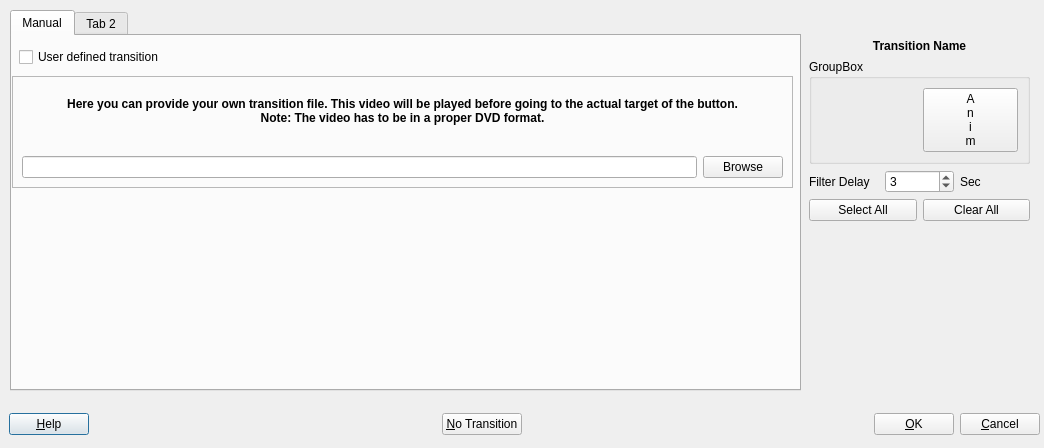
<?xml version="1.0" encoding="UTF-8"?>
<ui version="4.0">
 <class>uiDialogButtonTrans</class>
 <widget class="QDialog" name="uiDialogButtonTrans">
  <property name="geometry">
   <rect>
    <x>0</x>
    <y>0</y>
    <width>1044</width>
    <height>448</height>
   </rect>
  </property>
  <property name="windowTitle">
   <string>Dialog</string>
  </property>
  <widget class="QWidget" name="horizontalLayoutWidget">
   <property name="geometry">
    <rect>
     <x>9</x>
     <y>404</y>
     <width>1031</width>
     <height>41</height>
    </rect>
   </property>
   <layout class="QHBoxLayout" name="horizontalLayout">
    <item>
     <widget class="QPushButton" name="m_pButtonHelp">
      <property name="text">
       <string>&amp;Help</string>
      </property>
     </widget>
    </item>
    <item>
     <spacer name="horizontalSpacer">
      <property name="orientation">
       <enum>Qt::Horizontal</enum>
      </property>
      <property name="sizeHint" stdset="0">
       <size>
        <width>40</width>
        <height>20</height>
       </size>
      </property>
     </spacer>
    </item>
    <item>
     <widget class="QPushButton" name="m_pButtonNoTransition">
      <property name="text">
       <string>&amp;No Transition</string>
      </property>
     </widget>
    </item>
    <item>
     <spacer name="horizontalSpacer_2">
      <property name="orientation">
       <enum>Qt::Horizontal</enum>
      </property>
      <property name="sizeHint" stdset="0">
       <size>
        <width>40</width>
        <height>20</height>
       </size>
      </property>
     </spacer>
    </item>
    <item>
     <widget class="QPushButton" name="buttonOk">
      <property name="text">
       <string>&amp;OK</string>
      </property>
     </widget>
    </item>
    <item>
     <widget class="QPushButton" name="buttonCancel">
      <property name="text">
       <string>&amp;Cancel</string>
      </property>
     </widget>
    </item>
   </layout>
  </widget>
  <widget class="QTabWidget" name="m_pTabWidget">
   <property name="geometry">
    <rect>
     <x>10</x>
     <y>10</y>
     <width>791</width>
     <height>381</height>
    </rect>
   </property>
   <property name="currentIndex">
    <number>0</number>
   </property>
   <widget class="QWidget" name="tab">
    <attribute name="title">
     <string>Manual</string>
    </attribute>
    <widget class="QCheckBox" name="m_pCheckUserDefined">
     <property name="geometry">
      <rect>
       <x>7</x>
       <y>10</y>
       <width>741</width>
       <height>22</height>
      </rect>
     </property>
     <property name="text">
      <string>User defined transition</string>
     </property>
    </widget>
    <widget class="QFrame" name="m_pFrameUserDefined">
     <property name="geometry">
      <rect>
       <x>0</x>
       <y>40</y>
       <width>781</width>
       <height>112</height>
      </rect>
     </property>
     <property name="frameShape">
      <enum>QFrame::StyledPanel</enum>
     </property>
     <property name="frameShadow">
      <enum>QFrame::Raised</enum>
     </property>
     <layout class="QVBoxLayout" name="verticalLayout_2">
      <item>
       <widget class="QLabel" name="label">
        <property name="text">
         <string>&lt;p align=&quot;center&quot;&gt;&lt;b&gt;Here you can provide your own transition file.
This video will be played before going to the actual target of the button.
&lt;br&gt;Note: The video has to be in a proper DVD format.
&lt;br&gt;&amp;nbsp;&lt;/b&gt;&lt;/p&gt;</string>
        </property>
       </widget>
      </item>
      <item>
       <layout class="QHBoxLayout" name="horizontalLayout_2">
        <item>
         <widget class="QLineEdit" name="m_pEditUserFile"/>
        </item>
        <item>
         <widget class="QPushButton" name="m_pButtonBrowse">
          <property name="text">
           <string>Browse</string>
          </property>
         </widget>
        </item>
       </layout>
      </item>
     </layout>
    </widget>
   </widget>
   <widget class="QWidget" name="tab_2">
    <attribute name="title">
     <string>Tab 2</string>
    </attribute>
   </widget>
  </widget>
  <widget class="QWidget" name="verticalLayoutWidget">
   <property name="geometry">
    <rect>
     <x>809</x>
     <y>39</y>
     <width>221</width>
     <height>351</height>
    </rect>
   </property>
   <layout class="QVBoxLayout" name="verticalLayout">
    <item>
     <widget class="QLabel" name="m_pLabelName">
      <property name="text">
       <string>&lt;p align=&quot;center&quot;&gt;&lt;b&gt;Transition Name&lt;/b&gt;&lt;/p&gt;</string>
      </property>
     </widget>
    </item>
    <item>
     <widget class="QGroupBox" name="groupBox">
      <property name="title">
       <string>GroupBox</string>
      </property>
      <layout class="QGridLayout" name="gridLayout">
       <item row="0" column="0">
        <widget class="QLabel" name="m_pLabelPreview">
         <property name="text">
          <string/>
         </property>
        </widget>
       </item>
       <item row="0" column="1">
        <widget class="QPushButton" name="m_pButtonAnim">
         <property name="text">
          <string>A
n
i
m</string>
         </property>
        </widget>
       </item>
      </layout>
     </widget>
    </item>
    <item>
     <layout class="QHBoxLayout" name="horizontalLayout_3">
      <item>
       <widget class="QLabel" name="label_2">
        <property name="text">
         <string>Filter Delay</string>
        </property>
       </widget>
      </item>
      <item>
       <widget class="QSpinBox" name="m_pSpinFilterDelay">
        <property name="value">
         <number>3</number>
        </property>
       </widget>
      </item>
      <item>
       <widget class="QLabel" name="label_3">
        <property name="text">
         <string>Sec</string>
        </property>
       </widget>
      </item>
     </layout>
    </item>
    <item>
     <layout class="QHBoxLayout" name="horizontalLayout_4">
      <item>
       <widget class="QPushButton" name="m_pButtonSelectAll">
        <property name="text">
         <string>Select All</string>
        </property>
       </widget>
      </item>
      <item>
       <widget class="QPushButton" name="m_pButtonClearAll">
        <property name="text">
         <string>Clear All</string>
        </property>
       </widget>
      </item>
     </layout>
    </item>
    <item>
     <spacer name="verticalSpacer">
      <property name="orientation">
       <enum>Qt::Vertical</enum>
      </property>
      <property name="sizeHint" stdset="0">
       <size>
        <width>20</width>
        <height>40</height>
       </size>
      </property>
     </spacer>
    </item>
   </layout>
  </widget>
 </widget>
 <resources/>
 <connections/>
</ui>
